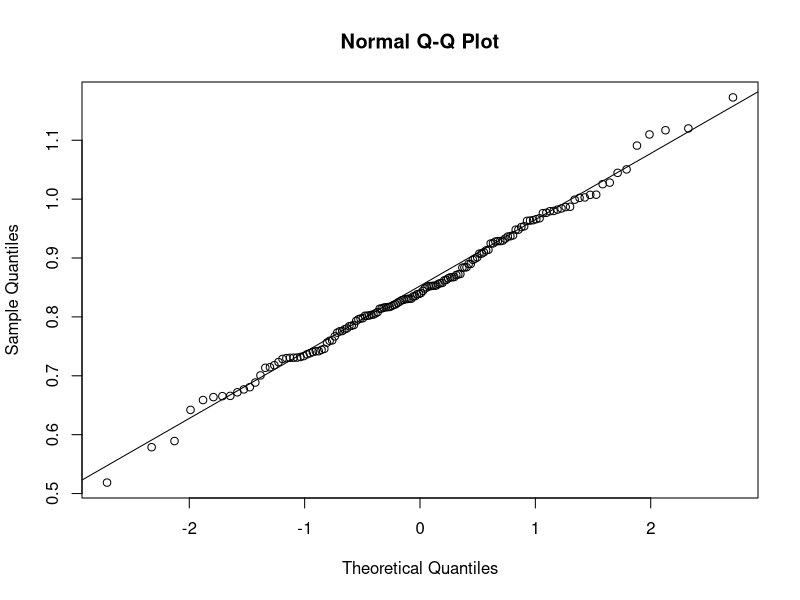
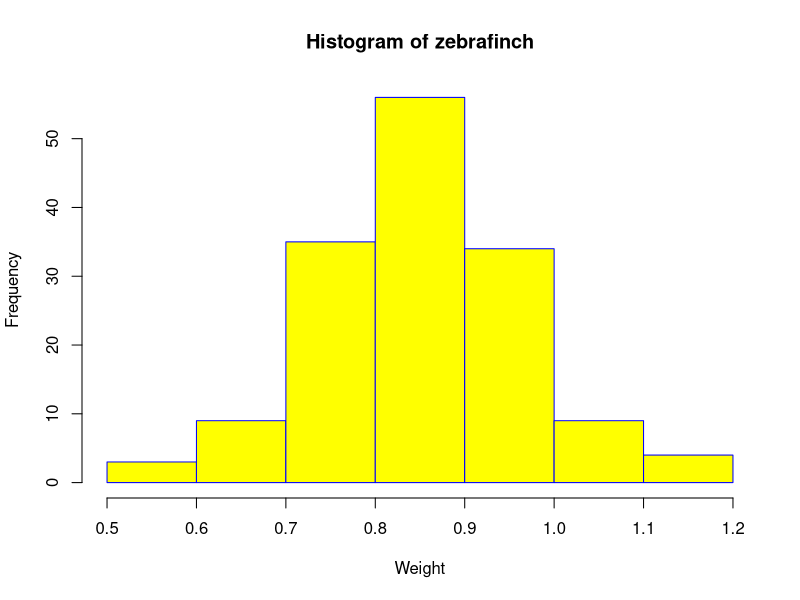

Source code (R) for these figures, in order:

# hard kodet input data
zebrafinch <- c(0.7562718,0.7841234,0.8535867,0.82394,0.7804905,0.9630961,0.7417845,1.120064,0.8024751,0.8214675,0.7309519,0.8019651,0.9097601,0.7601681,0.8390591,0.9248859,0.8352816,0.7319939,0.7930914,0.7457873,1.002192,0.8628477,1.028025,0.7402723,0.9129746,0.7300062,0.8572898,0.8500707,0.7334023,0.7144842,0.984181,0.8167179,0.8441634,0.8281507,0.6719701,0.8034057,1.11701,1.007286,0.8168411,0.7305809,0.9279448,0.8405102,0.7958567,0.9990197,1.007542,0.6806091,0.8384404,0.8711419,0.7179686,0.9287494,0.8619765,0.8309871,0.5787197,0.7416669,0.8040855,0.8081294,0.907542,0.8482643,0.8560268,0.8655504,1.172754,0.9761892,0.8843472,0.9139844,0.5186183,0.9385081,0.9074842,0.9329575,1.090915,0.7363603,0.8898355,0.8577158,1.025406,0.6654378,0.6658608,0.6768501,0.9794527,0.8301966,0.8290008,0.8836586,0.8157841,0.964259,0.9287292,0.9011676,0.7669517,0.7306965,0.9245895,0.9635717,0.7862857,0.8990346,0.7850173,0.8521878,0.7135978,0.8522143,0.8528686,0.9675156,0.6637724,0.8162315,0.9481493,0.867313,0.936353,0.986539,0.8309639,0.7233021,1.044636,0.6885234,0.9870739,0.7755702,0.7006348,0.8671587,1.109845,0.9798947,0.8143468,0.8347534,0.8840403,0.7789924,0.7760159,0.8019032,0.6420586,0.8729059,0.8722336,0.7732556,0.9370564,0.8527847,0.9538383,0.8060772,0.7286053,0.8899104,0.7440977,0.9768809,1.050496,0.5891953,0.8203677,0.8185292,0.7594463,0.8304673,0.9525384,0.966009,0.8968909,0.9481618,0.738298,0.7978259,0.7972277,0.6588164,0.9295452,1.002859,0.9822667,0.8677425,0.8259351,0.8138577)
 
# instansiering av essensielle statistiske storrelser til fordelingen
mean(zebrafinch)	#the mean (0.8485003)
sd(zebrafinch)		#Standard deviation
median(zebrafinch)	#median
IQR(zebrafinch)		#Interquartile

# Denne linjen printer den standardiserte verdien til 0.8
print((0.8-mean(zebrafinch))/sd(zebrafinch))

# gjor klar et plot
png(file = "zebrafish.pdf")
# ploter et histogram av fordelingen
hist(zebrafinch,xlab = "Weight",col = "yellow",border = "blue")
# lagrer filen
dev.off()

qqnorm(zebrafinch) #lager qq plot
qqline(zebrafinch) #lager qq plot

# faar prosentil til 0.6
pnorm(0.6, mean = mean(zebrafinch), sd = sd(zebrafinch))
# faar prosentil for 'ikke 0.6'. ie
# ie. sannsynligheten for at en fink har mer enn 0.6 BMR
1 - pnorm(1, mean = mean(zebrafinch), sd = sd(zebrafinch))